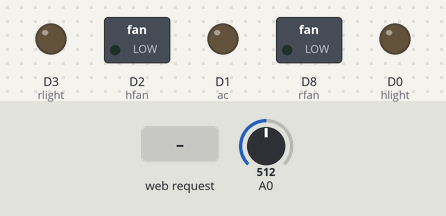
Bench run of a sketch on a simulated ESP8266 (NodeMCU). Shown: switched loads named in the sketch (green lamp = pin HIGH), output pins drawn as LEDs (lit = HIGH). Inputs (shaded band) come from the test bench; at power-on: A0 = 512. WiFi joins after 1.5 s; servers stay silent unless stated; what the sketch prints to the serial monitor is not drawn.

Above: at 2.7 s.
2.8 s: HTTP request GET /appliances/hLEDswitch received
At 3.9 s:
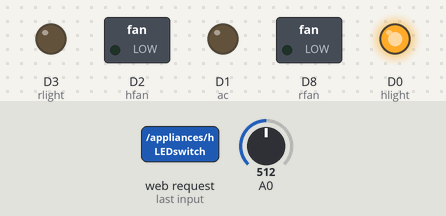
4.4 s: HTTP request GET /appliances/rLEDswitch received
At 5.3 s:
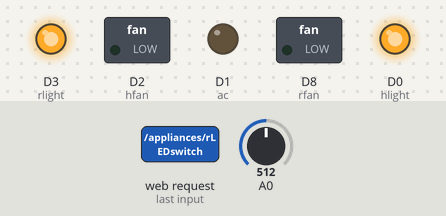
6.0 s: HTTP request GET /appliances/hfanswitch received
At 6.7 s:
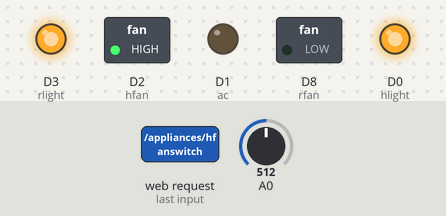
7.6 s: HTTP request GET /appliances/rfanswitch received
At 8.0 s:
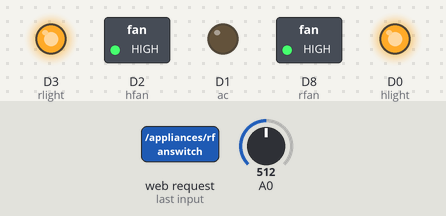
9.2 s: HTTP request GET /appliances/racswitch received
At 10.5 s:
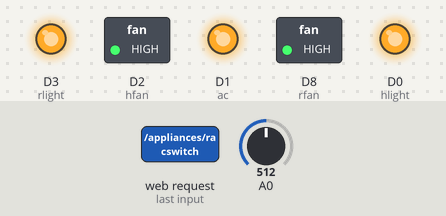
10.8 s: HTTP request GET /appliances/hLEDswitch received
At 11.9 s:
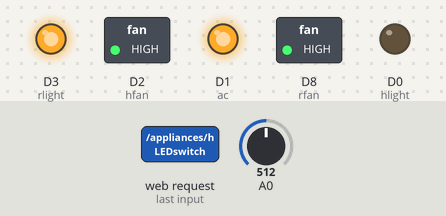
Timing chart, 0 to 13.4 s (numbered marks = the images above; inputs shaded):
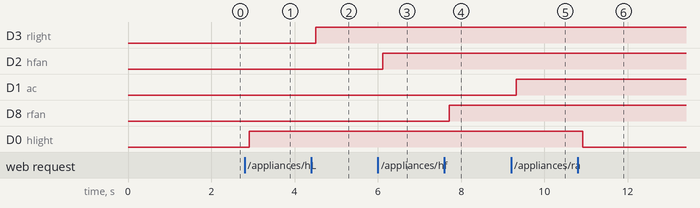

The sketch:

_8-april-wifi.ino
```cpp
#include<ESP8266WiFi.h>//handles wifi related functionality (connection,AP)
#include<WiFiClient.h>//sends request to browser
#include<ESP8266WebServer.h>//it handles all HTTP protocols
#include "Main.h"//Html code written in main.h
/*_________ssid and password to connect to wifi________*/
const char *ssid = "Apple";
const char*password = "jd123456";

ESP8266WebServer server(80);// server on port 80(default)
  /*________Initial Status of Leds set to zero_________*/
int  hledStatus=0;
int  hfanStatus=0;
int  rledStatus=0;
int  rfanStatus=0;
int  racStatus=0;
int  car = D7;
int  gate = D4;
int ac = D1;
int hfan = D2;
int rlight = D3;
int  rfan = D8;
int hlight  = D0;
int RoomTemp, HallTemp=12;
int soilMoisture = D6;
int  Maingate;
int  Carpark;
String Main= MAIN_page;
String hclose = "</body></html>";
void setup(){
  configure();
  Serial.begin(9600);
  WiFi.begin(ssid,password);
  while (WiFi.status() != WL_CONNECTED) {
    delay(500);
    Serial.print(".");
  }
  Serial.print("IP address");
  Serial.println(WiFi.localIP());
  server.on("/", handleRoot); //Which routine to handle at root location
  server.on("/home", handleRoot);
  server.on("/appliances",appliaces);
  server.on("/security",security);
  server.on("/appliances/hLEDswitch",hledswitch);
  server.on("/appliances/rLEDswitch",rledswitch);
  server.on("/appliances/hfanswitch",Hfan);
  server.on("/appliances/rfanswitch",Rfan);
  server.on("/appliances/racswitch",Ac);
  server.begin();
}
void loop(){
  server.handleClient();
  delay(100);
  Handle();
}
void configure(){
  pinMode(hlight,OUTPUT);
  pinMode(A0,INPUT);
  pinMode(soilMoisture,INPUT);
  pinMode(gate,INPUT);
  pinMode(car,INPUT);
  pinMode(rlight,OUTPUT);
  pinMode(rfan,OUTPUT);
  pinMode(hfan,OUTPUT);
  pinMode(ac,OUTPUT);
 }
void Handle()
{
  if (analogRead(A0)>25){}
  else{}
  //analogWrite(D1,30);
  digitalWrite(hlight,hledStatus);
  digitalWrite(ac,racStatus);
  digitalWrite(rfan,rfanStatus);
  digitalWrite(hfan,hfanStatus);
  digitalWrite(rlight,rledStatus);
  //Serial.println(digitalRead(gate));
}
```

Main.h
```cpp
const char MAIN_page[] PROGMEM = R"=====(
<!DOCTYPE html>
<html>
<head>
<style>
.header{
	margin:0%;
	font-family:'Oswald',sans-serif;
	padding:10px 30px 30px 10px;
	text-transform:uppercase;
	background-color:#F5F5F5;
	border-bottom:1px solid #AAA;
	width:100%;
}
 .compound{
  font-family:'Oswald',sans-serif;
  padding:10px 30px 30px 10px;
  text-transform:uppercase;
  background-color:#FAA;
  border-bottom:1px solid #AAA;
  width:100%;
  margin:0%;
  text-align:center;
  color:#808000;
  font-size:30px;
 }
.heading{
	text-align:center;
	color:#800000;
}
button{
  color:#123243;
  background-color:#FFA500;
  width:9%;
  text-align:center;
}
ul{
  width:100%;
}
li{
	color:00008B;
	display:inline-block;
	width:33%;
	text-align:center;
</style>
</head>
<body>
<div class="header"><div class="heading"><h1>home automation</h1><br></div>
<ul>
<a href="/home"><li>home</li><a>
<a href="/appliances"><li>appliances</li><a>
<a href="/security"><li>security</li><a>
</ul>
</div>
)=====";
```

appliancesHandle.ino
```cpp
  /*_____________hall confugration__________*/
                    //____led_____
  String Hall = "<div class=\"compound\">hall</div>";
  String hlighton= "<div class=\"componants\"><h1>light is <big>on</big></h1></div>";
  String hlightoff= "<div class=\"componants\"><h1>light is <big>off</big></h1></div>";
  String hlButton= "<div class=\"button\"><a href=\"/appliances/hLEDswitch\"><button>switch status</button></a>"
                    "</div>";

                    //_________fan________
  String hfanon= "<div class=\"componants\"><h1>fan is <big>on</big></h1></div>";
  String hfanoff= "<div class=\"componants\"><h1>fan is <big>off</big></h1></div>";
  String hfButton= "<div class=\"button\"><a href=\"/appliances/hfanswitch\"><button>switch status</button></a>"
                    "</div>";


  /*____________room configure__________*/
                    //____led_____
  String Room = "<div class=\"compound\">room</div>";
  String rlighton= "<div class=\"componants\"><h1>light is <big>on</big></h1></div>";
  String rlightoff= "<div class=\"componants\"><h1>light is <big>off</big></h1></div>";
  String rlButton= "<div class=\"button\"><a href=\"/appliances/rLEDswitch\"><button>switch status</button></a>"
                    "</div>";

                    //_________fan________
  String rfanon= "<div class=\"componants\"><h1>fan is <big>on</big></h1></div>";
  String rfanoff= "<div class=\"componants\"><h1>fan is <big>off</big></h1></div>";
  String rfButton= "<div class=\"button\"><a href=\"/appliances/rfanswitch\"><button>switch status</button></a>"
                    "</div>";

                    //_______air conditioner__________
  String racon= "<div class=\"componants\"><h1>AC is <big>on</big></h1></div>";
  String racoff= "<div class=\"componants\"><h1>AC is <big>off</big></h1></div>";
  String racButton= "<div class=\"button\"><a href=\"/appliances/racswitch\"><button>switch status</button></a>"
                    "</div>";
  /*_________________hall led______________*/
void  hledswitch(){
  if(hledStatus)
    hledStatus=0;
  else
    hledStatus=1;
    appliaces();
}

void rledswitch(){
  if(rledStatus)
    rledStatus=0;
  else
    rledStatus=1;
    appliaces();
}
void appliaces(){
  Main=MAIN_page;
  Main+=Hall;
  if(hledStatus){
    Main+=hlighton;
    Main+=hlButton;
  }
  else{
    Main+=hlightoff;
    Main+=hlButton;
}
if(hfanStatus){
Main+=hfanon;
Main+=hfButton;}
else{
Main+=hfanoff;
Main+=hfButton;}
Main+=Room;
if(rledStatus){
Main+=rlighton;
Main+=rlButton;}
else{
Main+=rlightoff;
Main+=rlButton;}

if(rfanStatus){
Main+=rfanon;
Main+=rfButton;}
else{
Main+=rfanoff;
Main+=rfButton;}

if(racStatus){
Main+=racon;
Main+=racButton;}
else{
Main+=racoff;
Main+=racButton;}

Main+=hclose;
server.send(200,"text/html",Main);
}
/*_____________________hall fan __________________*/
void Hfan(){
  if(hfanStatus)
    hfanStatus=0;
  else
    hfanStatus=1;
    appliaces();

}

void Rfan(){
  if(rfanStatus)
    rfanStatus=0;
  else
    rfanStatus=1;
    appliaces();

}
void Ac(){
  if(racStatus)
    racStatus=0;
  else
    racStatus=1;
    appliaces();

}
```

securityHandle.ino
```cpp
  /*___________Main Gate___________*/
  String MainGateo = "<div class=\"componants\"><h1>Main Gate is  <big>open</big></h1></div>";
  String MainGatec = "<div class=\"componants\"><h1>Main Gate is  <big>close</big></h1></div>";
  /*________________Car Parking__________________*/
  String Carparked = "<div class= \"componants\"><h1>Car is  <big>parked</big></h1></div>";
  String Carnparked = "<div class= \"componants\"><h1>Car is not <big>parked</big></h1></div>";

  void security()
  {
    Maingate = digitalRead(gate);
    Carpark = digitalRead(car);
      Main=MAIN_page;
      if (Maingate==0)
      Main+=MainGateo;
      else
      Main+=MainGatec;
      if (Carpark==0)
      Main+=Carparked;
      else
      Main+=Carnparked;
      server.send(200,"text/html",Main);

  }
```

temp_moisture.ino
```cpp
void readtemp(){
  Main=MAIN_page;
  RoomTemp = 25;
  String temp=String(RoomTemp);
  String temp2=String(HallTemp);
  int sm = analogRead(soilMoisture);
  String temphtml = "<h2>room temparature is</h2>";
  String tempcel= " &#8451;<br>";
  String temp2html="<h2>Hall Temparature</h2>";
  String temp2cel=" &#8451;<br>";
  String soilMD = "<h2> soil is DRY</h2>";
  String soilMW = "<h2> soil is WET</h2>";
  Main+=temphtml;
  Main+=temp;
  Main+=tempcel;
  Main+=temp2html;
  Main+=temp2;
  Main+=temp2cel;
  if (sm)
  Main+=soilMD;
  else
  Main+=soilMW;
  Main+=hclose;
}
void handleRoot(){
 readtemp();
server.send(200,"text/html",Main);
}
```

Measured:
- after the input at 2.8 s, D0 (hlight): LOW → HIGH after 0.11 s
- after the input at 4.4 s, D3 (rlight): LOW → HIGH after 0.11 s
- after the input at 6.0 s, D2 (hfan): LOW → HIGH after 0.11 s
- after the input at 7.6 s, D8 (rfan): LOW → HIGH after 0.12 s
- after the input at 9.2 s, D1 (ac): LOW → HIGH after 0.12 s
- after the input at 10.8 s, D0 (hlight): HIGH → LOW after 0.13 s
